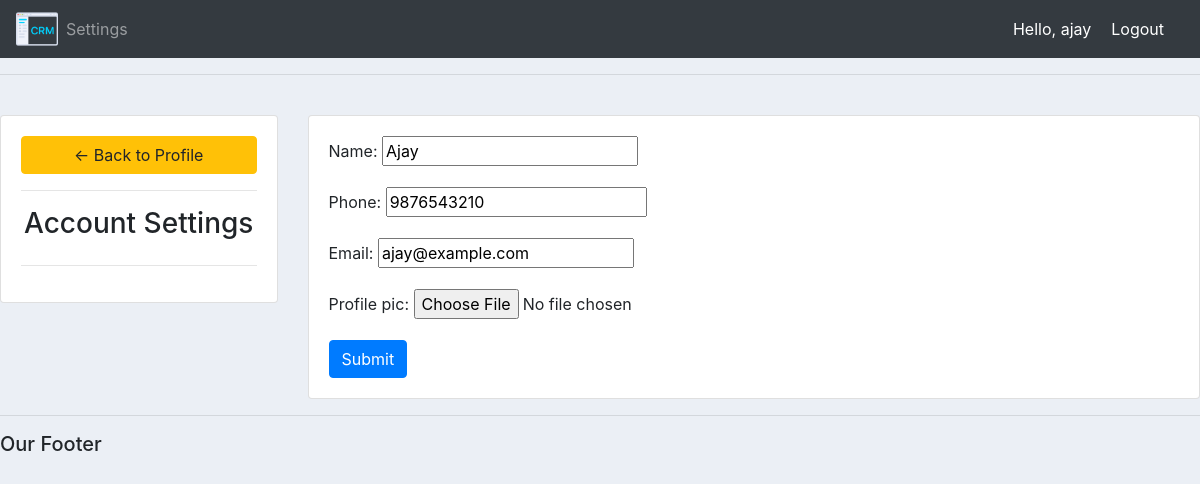
/account/ (signed in), run on the app's committed database.
### accounts/models.py (models this page shows, shortened)
class Customer(models.Model):
    user = models.OneToOneField(User, null=True, on_delete=models.CASCADE)
    name = models.CharField(max_length=50, null=False)
    phone = models.BigIntegerField(null=False)
    email = models.EmailField(null=True)
    profile_pic = models.ImageField(default='default_profile_pic.png', null=True, blank=True, upload_to=upload_photo_and_rename)
    date_created = models.DateTimeField(auto_now_add=True)

### accounts/decorators.py (the view)
        def wrapper_func(request, *args, **kwargs):
            user_groups = None
            access = False
            if request.user.groups.exists():
                user_groups = request.user.groups.all()
                user_groups_name = []
                for user_group in user_groups:
                    user_groups_name.append(user_group.name)
                    if user_group.name in allowed_roles:
                        access = True
            if access == True:
                return view_func(request, *args, **kwargs)
            else:
                return HttpResponse("Sorry! You are not authorized to view this page!")

### accounts/forms.py
class CustomerForm(ModelForm):
    class Meta:
        model = Customer
        fields = '__all__'
        exclude = ['user']

### accounts/views.py (called while the page is built, shortened)
@login_required(login_url='login')
@authorized_users(allowed_roles = ['customer'])
def accountSettings(request):
    customer = request.user.customer
    form = CustomerForm(instance=customer)
    if request.method == 'GET':
        context = {'form':form}
        return render(request, 'account_settings.html', context)

### accounts/templates/account_settings.html (shortened to what this page needs)
{%  extends 'main.html' %}
{% load static %}
{% block content %}
<br>
<div class="row">
	<div class="col-md-3">
		<div class="card card-body">
			<a class="btn btn-warning" href="{% url 'home' %}"> &#8592; Back to Profile</a>
			<hr>
			<h3 style="text-align: center">Account Settings</h3>
			<hr>
		</div>
	</div>
	<div class="col-md-9">
		<div class="card card-body">
			<form method="POST" action="" enctype="multipart/form-data">
				{{form.as_p}}
			<input class="btn btn-primary" type="submit" name="Update Information">
			</form>
		</div>
	</div>
</div>
{% endblock %}

### accounts/templates/navbar.html (shortened to what this page needs)
{% load static %}
<nav class="navbar navbar-expand-lg navbar navbar-dark bg-dark">
    <img src="{% static 'images/logo.png' %}" href="" alt="Image" height="42" width="42">
    <div class="collapse navbar-collapse" id="navbarNav">
      {% if request.user.is_staff %}
      <ul class="navbar-nav">
        <li class="nav-item active">
          <a class="nav-link" href="{% url 'home' %}">Dashboard<span class="sr-only">(current)</span></a>
        </li>
        <li class="nav-item">
          <a class="nav-link" href="{% url 'products' %}">Products</a>
        </li>
      </ul>
      {% else %}
      <ul class="navbar-nav">
       <li class="nav-item">
        <a class="nav-link" href="{% url 'account' %}">Settings</a>
       </li>
      </ul>
      {% endif %}
    </div>
    <span class ="hello-msg">Hello, {{request.user}}</span>
    <span><a class="hello-msg" href="{% url 'logout' %}">Logout</a></span>
  </nav>

### accounts/static/css/main.css (style rules this page uses)
body { background-color: #ebeff5; }

### accounts/templates/navbar.html (style rules this page uses)
.hello-msg { font: 18px; color: white; margin-right: 20px; }

### data on the page
Customer: name "Ajay", phone "9876543210", email "ajay@example.com"

### other printed values
{{ request.user }} "ajay"
